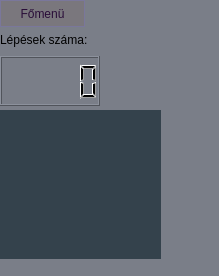
<?xml version="1.0" encoding="UTF-8"?>
<ui version="4.0">
 <class>GameSessionUI</class>
 <widget class="QWidget" name="GameSessionUI">
  <property name="geometry">
   <rect>
    <x>0</x>
    <y>0</y>
    <width>219</width>
    <height>276</height>
   </rect>
  </property>
  <property name="sizePolicy">
   <sizepolicy hsizetype="Fixed" vsizetype="Fixed">
    <horstretch>0</horstretch>
    <verstretch>0</verstretch>
   </sizepolicy>
  </property>
  <property name="windowTitle">
   <string>Tilitoli - Játéktábla</string>
  </property>
  <property name="styleSheet">
   <string notr="true">background-color: rgb(122, 126, 136);</string>
  </property>
  <widget class="QPushButton" name="closeButton">
   <property name="geometry">
    <rect>
     <x>0</x>
     <y>0</y>
     <width>85</width>
     <height>27</height>
    </rect>
   </property>
   <property name="styleSheet">
    <string notr="true">border: 1px solid rgb(122, 119, 155);
background-color: rgb(122, 119, 125);
color: rgb(41, 13, 56);</string>
   </property>
   <property name="text">
    <string>Főmenü</string>
   </property>
  </widget>
  <widget class="QWidget" name="verticalLayoutWidget">
   <property name="geometry">
    <rect>
     <x>0</x>
     <y>30</y>
     <width>111</width>
     <height>84</height>
    </rect>
   </property>
   <layout class="QVBoxLayout" name="verticalLayout">
    <item>
     <widget class="QLabel" name="stepCountLabel">
      <property name="minimumSize">
       <size>
        <width>100</width>
        <height>20</height>
       </size>
      </property>
      <property name="maximumSize">
       <size>
        <width>100</width>
        <height>20</height>
       </size>
      </property>
      <property name="baseSize">
       <size>
        <width>100</width>
        <height>0</height>
       </size>
      </property>
      <property name="text">
       <string>Lépések száma:</string>
      </property>
     </widget>
    </item>
    <item>
     <widget class="QLCDNumber" name="stepCounter">
      <property name="minimumSize">
       <size>
        <width>0</width>
        <height>50</height>
       </size>
      </property>
      <property name="maximumSize">
       <size>
        <width>100</width>
        <height>50</height>
       </size>
      </property>
      <property name="baseSize">
       <size>
        <width>100</width>
        <height>0</height>
       </size>
      </property>
     </widget>
    </item>
    <item>
     <spacer name="verticalSpacer">
      <property name="orientation">
       <enum>Qt::Vertical</enum>
      </property>
      <property name="sizeHint" stdset="0">
       <size>
        <width>20</width>
        <height>40</height>
       </size>
      </property>
     </spacer>
    </item>
   </layout>
  </widget>
  <widget class="TableView" name="gameTable" native="true">
   <property name="geometry">
    <rect>
     <x>0</x>
     <y>110</y>
     <width>161</width>
     <height>149</height>
    </rect>
   </property>
   <property name="autoFillBackground">
    <bool>false</bool>
   </property>
   <property name="styleSheet">
    <string notr="true">background-color: rgb(52, 66, 76);</string>
   </property>
  </widget>
 </widget>
 <customwidgets>
  <customwidget>
   <class>TableView</class>
   <extends>QWidget</extends>
   <header location="global">Headers/tableview.h</header>
   <container>1</container>
  </customwidget>
 </customwidgets>
 <resources/>
 <connections/>
</ui>
